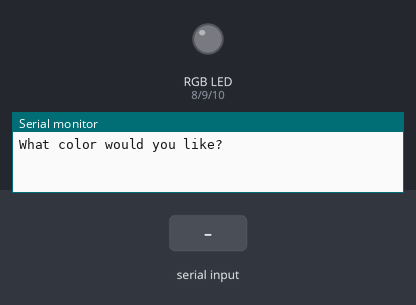
Bench run of a sketch on a simulated Arduino Uno, built with avr-gcc and run on an emulated ATmega328P. On the bench: an RGB LED mixed from three pins (HIGH = lit), the last lines printed to the serial monitor. The test bench sets the inputs (shaded band).

Above: at 1.2 s.
1.3 s: "red" received over Serial
At 3.2 s:
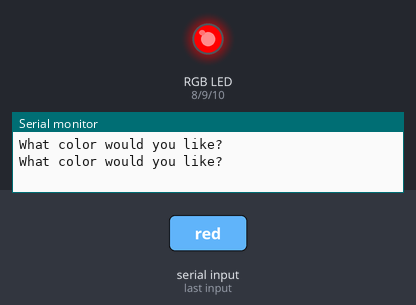
3.8 s: "green" received over Serial
At 5.2 s:
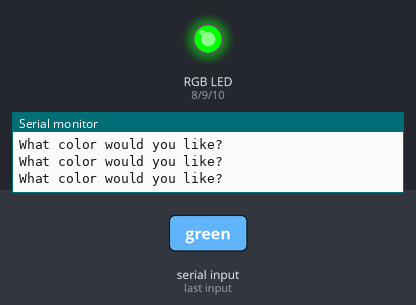
6.3 s: "blue" received over Serial
At 8.2 s:
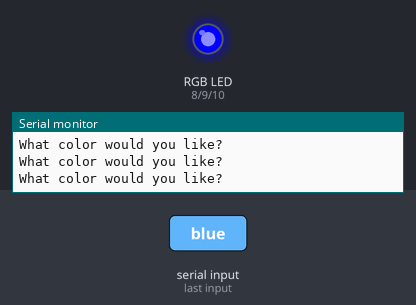
8.8 s: "aqua" received over Serial
At 10.2 s:
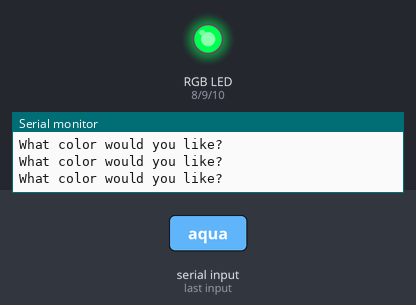
11.3 s: "Blue" received over Serial
At 13.2 s:
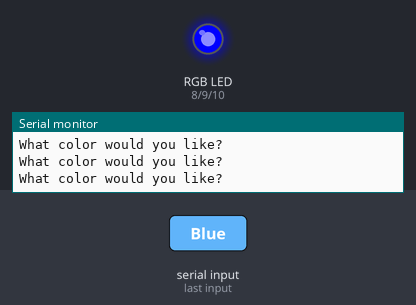
13.8 s: "Aqua" received over Serial
At 15.2 s:
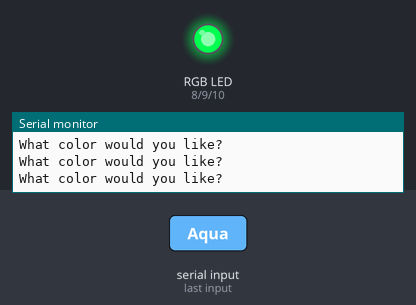
Timing chart, 0 to 16.8 s (numbered marks = the images above; inputs shaded):
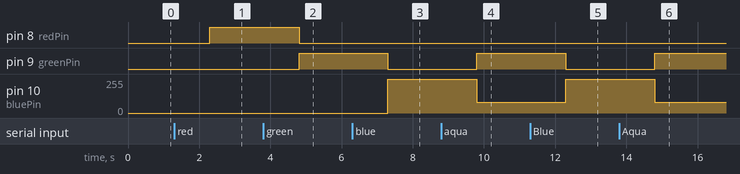

The sketch:

strobeLED.ino
```cpp
int redPin = 8;
int greenPin = 9;
int bluePin = 10;

String myColor;
String msg = "What color would you like?";


void setup() {
  // put your setup code here, to run once:
  Serial.begin(9600);
  pinMode(redPin,OUTPUT);
  pinMode(greenPin,OUTPUT);
  pinMode(bluePin,OUTPUT);
}

void loop() {
  // put your main code here, to run repeatedly:
  Serial.println(msg);
  while (Serial.available()==0){

  }
  myColor = Serial.readString();

  if (myColor== "red" || myColor == "Red"){
    digitalWrite(redPin,HIGH);
    digitalWrite(greenPin,LOW);
    digitalWrite(bluePin,LOW);
  }

    if (myColor== "green" || myColor == "Green"){
    digitalWrite(redPin,LOW);
    digitalWrite(greenPin,HIGH);
    digitalWrite(bluePin,LOW);
  }

    if (myColor== "blue" || myColor == "Blue"){
    digitalWrite(redPin,LOW);
    digitalWrite(greenPin,LOW);
    digitalWrite(bluePin,HIGH);
  }

    if (myColor== "aqua" || myColor == "Aqua"){
    digitalWrite(redPin,LOW);
    analogWrite(greenPin,255);
    analogWrite(bluePin,80);
  }

    if (myColor== "cyan" || myColor == "Cyan"){
    digitalWrite(redPin,LOW);
    analogWrite(greenPin,255);
    analogWrite(bluePin,80);
  }

    if (myColor== "fusia" || myColor == "Fusia"){
    digitalWrite(redPin,LOW);
    analogWrite(greenPin,255);
    analogWrite(bluePin,80);
  }

    if (myColor== "off" || myColor == "Off"){
    digitalWrite(redPin,LOW);
    digitalWrite(greenPin,LOW);
    digitalWrite(bluePin,LOW);
  }

}
```

Measured:
- after the input at 1.3 s, pin 8 (redPin): LOW → HIGH after 1.0 s
- after the input at 3.8 s, pin 8 (redPin): HIGH → LOW after 1.0 s; pin 9 (greenPin): LOW → HIGH after 1.0 s
- after the input at 6.3 s, pin 9 (greenPin): HIGH → LOW after 1.0 s; pin 10 (bluePin): 0/255 → 255/255 after 1.0 s
- after the input at 8.8 s, pin 9 (greenPin): LOW → HIGH after 1.0 s; pin 10 (bluePin): 255/255 → 80/255 after 1.0 s
- after the input at 11.3 s, pin 9 (greenPin): HIGH → LOW after 1.0 s; pin 10 (bluePin): 80/255 → 255/255 after 1.0 s
- after the input at 13.8 s, pin 9 (greenPin): LOW → HIGH after 1.0 s; pin 10 (bluePin): 255/255 → 80/255 after 1.0 s
